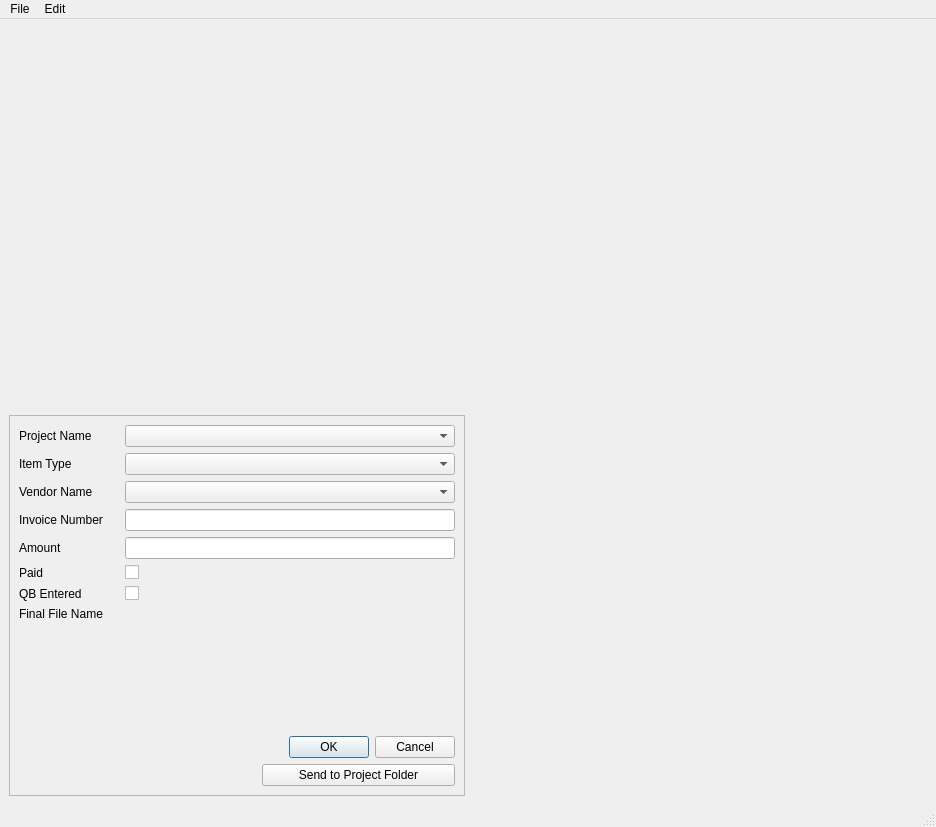
<?xml version="1.0" encoding="UTF-8"?>
<ui version="4.0">
 <class>MainWindow</class>
 <widget class="QMainWindow" name="MainWindow">
  <property name="geometry">
   <rect>
    <x>0</x>
    <y>0</y>
    <width>936</width>
    <height>827</height>
   </rect>
  </property>
  <property name="windowTitle">
   <string>MainWindow</string>
  </property>
  <widget class="QWidget" name="centralwidget">
   <layout class="QGridLayout" name="gridLayout_2">
    <item row="1" column="0">
     <widget class="QFrame" name="edit_frame">
      <property name="sizePolicy">
       <sizepolicy hsizetype="Expanding" vsizetype="Preferred">
        <horstretch>0</horstretch>
        <verstretch>0</verstretch>
       </sizepolicy>
      </property>
      <property name="frameShape">
       <enum>QFrame::StyledPanel</enum>
      </property>
      <property name="frameShadow">
       <enum>QFrame::Raised</enum>
      </property>
      <layout class="QVBoxLayout" name="verticalLayout">
       <item>
        <layout class="QFormLayout" name="edit_form">
         <item row="0" column="0">
          <widget class="QLabel" name="projectNameLabel">
           <property name="minimumSize">
            <size>
             <width>100</width>
             <height>0</height>
            </size>
           </property>
           <property name="text">
            <string>Project Name</string>
           </property>
          </widget>
         </item>
         <item row="0" column="1">
          <widget class="QComboBox" name="projectNameComboBox"/>
         </item>
         <item row="1" column="0">
          <widget class="QLabel" name="itemTypeLabel">
           <property name="text">
            <string>Item Type</string>
           </property>
          </widget>
         </item>
         <item row="1" column="1">
          <widget class="QComboBox" name="itemTypeComboBox"/>
         </item>
         <item row="2" column="0">
          <widget class="QLabel" name="vendorNameLabel">
           <property name="text">
            <string>Vendor Name</string>
           </property>
          </widget>
         </item>
         <item row="2" column="1">
          <widget class="QComboBox" name="vendorNameComboBox"/>
         </item>
         <item row="3" column="0">
          <widget class="QLabel" name="invoiceNumberLabel">
           <property name="text">
            <string>Invoice Number</string>
           </property>
          </widget>
         </item>
         <item row="3" column="1">
          <widget class="QLineEdit" name="invoiceNumberLineEdit"/>
         </item>
         <item row="4" column="0">
          <widget class="QLabel" name="amountLabel">
           <property name="text">
            <string>Amount</string>
           </property>
          </widget>
         </item>
         <item row="4" column="1">
          <widget class="QLineEdit" name="amountLineEdit"/>
         </item>
         <item row="5" column="0">
          <widget class="QLabel" name="paidLabel">
           <property name="text">
            <string>Paid</string>
           </property>
          </widget>
         </item>
         <item row="5" column="1">
          <widget class="QCheckBox" name="paidCheckBox"/>
         </item>
         <item row="6" column="0">
          <widget class="QLabel" name="qBEnteredLabel">
           <property name="text">
            <string>QB Entered</string>
           </property>
          </widget>
         </item>
         <item row="6" column="1">
          <widget class="QCheckBox" name="qBEnteredCheckBox"/>
         </item>
         <item row="7" column="0">
          <widget class="QLabel" name="label">
           <property name="text">
            <string>Final File Name</string>
           </property>
          </widget>
         </item>
         <item row="7" column="1">
          <widget class="QLabel" name="label_2">
           <property name="text">
            <string/>
           </property>
          </widget>
         </item>
        </layout>
       </item>
       <item alignment="Qt::AlignRight">
        <widget class="QDialogButtonBox" name="buttonBox">
         <property name="standardButtons">
          <set>QDialogButtonBox::Cancel|QDialogButtonBox::Ok</set>
         </property>
        </widget>
       </item>
       <item alignment="Qt::AlignRight">
        <widget class="QPushButton" name="pushButton">
         <property name="minimumSize">
          <size>
           <width>193</width>
           <height>0</height>
          </size>
         </property>
         <property name="text">
          <string>Send to Project Folder</string>
         </property>
        </widget>
       </item>
      </layout>
     </widget>
    </item>
    <item row="0" column="0">
     <widget class="QWidget" name="file_explorer_widget" native="true">
      <property name="sizePolicy">
       <sizepolicy hsizetype="Expanding" vsizetype="Preferred">
        <horstretch>0</horstretch>
        <verstretch>0</verstretch>
       </sizepolicy>
      </property>
      <layout class="QVBoxLayout" name="verticalLayout_3"/>
     </widget>
    </item>
    <item row="0" column="1" rowspan="2">
     <widget class="QWidget" name="viewer_widget" native="true">
      <property name="sizePolicy">
       <sizepolicy hsizetype="Expanding" vsizetype="Preferred">
        <horstretch>0</horstretch>
        <verstretch>0</verstretch>
       </sizepolicy>
      </property>
      <layout class="QHBoxLayout" name="horizontalLayout"/>
     </widget>
    </item>
   </layout>
  </widget>
  <widget class="QMenuBar" name="menubar">
   <property name="geometry">
    <rect>
     <x>0</x>
     <y>0</y>
     <width>936</width>
     <height>26</height>
    </rect>
   </property>
   <widget class="QMenu" name="menuFile">
    <property name="title">
     <string>File</string>
    </property>
   </widget>
   <widget class="QMenu" name="menuEdit">
    <property name="title">
     <string>Edit</string>
    </property>
   </widget>
   <addaction name="menuFile"/>
   <addaction name="menuEdit"/>
  </widget>
  <widget class="QStatusBar" name="statusbar"/>
 </widget>
 <resources/>
 <connections/>
</ui>
